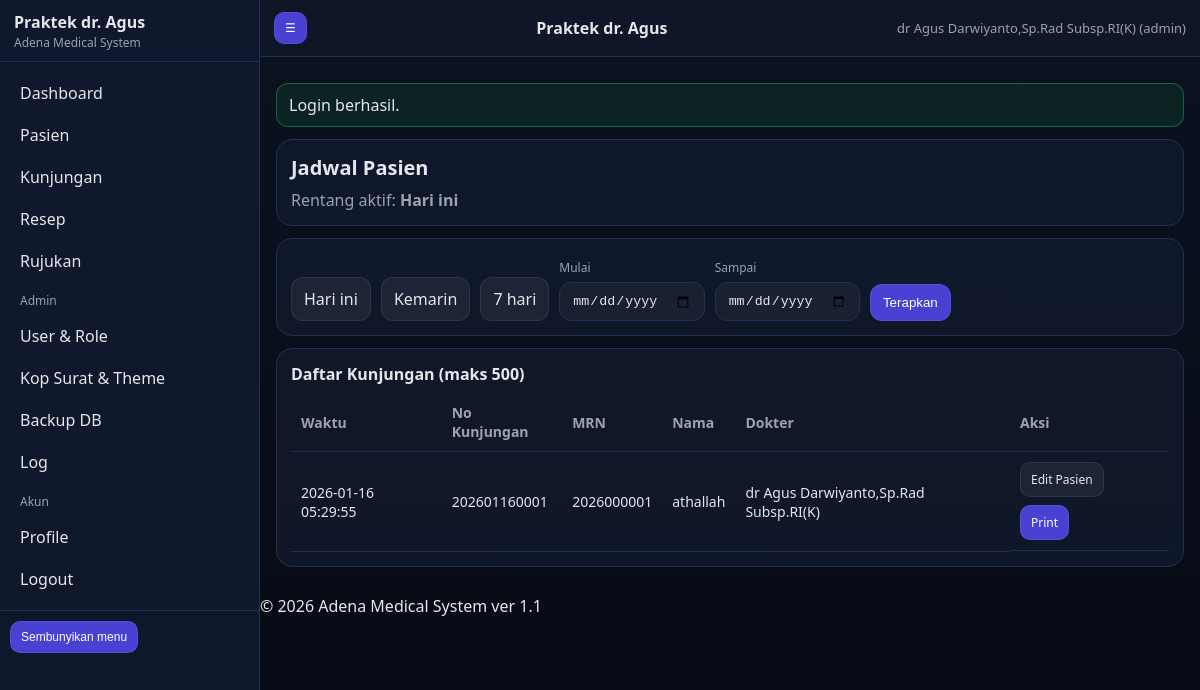
The page /schedule.php (signed in) on the database its author committed.
### tables this page shows
CREATE TABLE `visits` (
  `id` bigint(20) NOT NULL,
  `patient_id` bigint(20) NOT NULL,
  `visit_no` varchar(30) NOT NULL,
  `visit_date` datetime NOT NULL,
  `anamnesis` mediumtext DEFAULT NULL,
  `physical_exam` mediumtext DEFAULT NULL,
  `usg_report` mediumtext DEFAULT NULL,
  `therapy` mediumtext DEFAULT NULL,
  `doctor_id` int(11) DEFAULT NULL,
  `signature_path` varchar(255) DEFAULT NULL,
  `created_at` datetime NOT NULL,
  `updated_at` datetime DEFAULT NULL
);

CREATE TABLE `patients` (
  `id` bigint(20) NOT NULL,
  `mrn` varchar(30) NOT NULL,
  `full_name` varchar(150) NOT NULL,
  `dob` date DEFAULT NULL,
  `gender` enum('L','P') NOT NULL,
  `address` varchar(255) DEFAULT NULL,
  `created_at` datetime NOT NULL
);

CREATE TABLE `users` (
  `id` int(11) NOT NULL,
  `username` varchar(50) NOT NULL,
  `password_hash` varchar(255) NOT NULL,
  `role` enum('admin','dokter','perawat','sekretariat') NOT NULL DEFAULT 'dokter',
  `full_name` varchar(120) DEFAULT NULL,
  `sip` varchar(80) DEFAULT NULL,
  `phone` varchar(50) DEFAULT NULL,
  `email` varchar(120) DEFAULT NULL,
  `signature_path` varchar(255) DEFAULT NULL,
  `is_active` tinyint(1) NOT NULL DEFAULT 1,
  `created_at` datetime NOT NULL,
  `updated_at` datetime DEFAULT NULL
);

### app/helpers.php (called while the page is built, shortened)
<?php
function e(string $s): string { return htmlspecialchars($s, ENT_QUOTES, 'UTF-8'); }
function config(): array {
  static $cfg = null;
  if ($cfg === null) {
    $file = __DIR__ . '/config.php';
    if (!file_exists($file)) {
      $cfg = require __DIR__ . '/config.sample.php';
    } else {
      $cfg = require $file;
    }
  }
  return $cfg;
}
function base_path(): string {
  $bp = config()['base_path'] ?? '';
  return rtrim($bp, '/');
}
function url(string $path = ''): string {
  $bp = base_path();
  $path = '/' . ltrim($path, '/');
  return $bp . $path;
}
function ensure_dirs(): void {
  $cfg = config();
}

### app/config.php (called while the page is built)
<?php
return array (
  'installed' => true,
  'base_path' => '/AMS',
  'db' =>
  array (
    'host' => '127.0.0.1',
    'port' => 3306,
    'name' => 'ams11',
    'user' => 'root',
    'pass' => '',
    'charset' => 'utf8mb4',
  ),
  'security' =>
  array (
    'session_name' => 'AMSSESSID',
    'csrf_key' => '922e70ba681779f204f2c06607a7a469',
  ),
  'uploads' =>
  array (
    'logo_dir' => 'C:\\xampp\\htdocs\\AMS\\install/../storage/uploads/logo',
    'signature_dir' => 'C:\\xampp\\htdocs\\AMS\\install/../storage/uploads/signature',
  ),
  'paths' =>
  array (
    'logs' => 'C:\\xampp\\htdocs\\AMS\\install/../storage/logs',
    'backups' => 'C:\\xampp\\htdocs\\AMS\\install/../storage/backups',
  ),
  'gdrive' =>
  array (
    'enabled' => false,
    'service_account_json' => 'C:\\xampp\\htdocs\\AMS\\install/../storage/credentials/gdrive_service_account.json',
    'folder_id' => '',
  ),
);

### app/auth.php (called while the page is built, shortened)
<?php
require_once __DIR__ . '/helpers.php';
require_once __DIR__ . '/db.php';
function session_boot(): void {
  $cfg = config();
}
function auth_user(): ?array {
  return $_SESSION['user'] ?? null;
}

### app/db.php (called while the page is built, shortened)
<?php
require_once __DIR__ . '/helpers.php';
function db(): PDO {
  static $pdo = null;
  if ($pdo) return $pdo;
  $cfg = config()['db'];
  $dsn = sprintf('mysql:host=%s;port=%d;dbname=%s;charset=%s',
    $cfg['host'], (int)$cfg['port'], $cfg['name'], $cfg['charset'] ?? 'utf8mb4'
  );
  $opt = [
    PDO::ATTR_ERRMODE => PDO::ERRMODE_EXCEPTION,
    PDO::ATTR_DEFAULT_FETCH_MODE => PDO::FETCH_ASSOC,
    PDO::ATTR_EMULATE_PREPARES => false,
  ];
  try {
    $pdo = new PDO($dsn, $cfg['user'], $cfg['pass'], $opt);
  } catch (Throwable $e) {
    log_app('error', 'DB connection failed', ['err' => $e->getMessage()]);
    throw $e;
  }
  return $pdo;
}

### schedule.php (the view, shortened to what this page needs)
<?php
require_once __DIR__ . '/app/auth.php';
require_once __DIR__ . '/app/db.php';
$u = auth_user();
$role = $u['role'] ?? '';
$is_sekretariat = ($role === 'sekretariat');
$start = $_GET['start'] ?? '';
$end = $_GET['end'] ?? '';
function day_start(string $ymd): string { return $ymd . ' 00:00:00'; }
function day_end(string $ymd): string { return $ymd . ' 23:59:59'; }
$rangeLabel = 'Hari ini';
$dtStart = day_start(date('Y-m-d'));
$dtEnd = day_end(date('Y-m-d'));
$st = db()->prepare("
  SELECT v.visit_date, v.visit_no, p.mrn, p.full_name, u.full_name AS doctor_name,
         v.id AS visit_id, p.id AS patient_id
  FROM visits v
  JOIN patients p ON p.id=v.patient_id
  LEFT JOIN users u ON u.id=v.doctor_id
  WHERE v.visit_date BETWEEN ? AND ?
  ORDER BY v.visit_date DESC
  LIMIT 500
");
$st->execute([$dtStart, $dtEnd]);
$rows = $st->fetchAll();
require __DIR__ . '/app/views/partials/header.php';
?>
<div class="card">
  <div class="h1">Jadwal Pasien</div>
  <div class="muted">Rentang aktif: <b><?= e($rangeLabel) ?></b></div>
</div>
<div class="card">
  <div style="display:flex;gap:10px;flex-wrap:wrap;align-items:end">
    <a class="btn secondary" href="<?= e(url('/schedule.php?mode=today')) ?>">Hari ini</a>
    <a class="btn secondary" href="<?= e(url('/schedule.php?mode=yesterday')) ?>">Kemarin</a>
    <a class="btn secondary" href="<?= e(url('/schedule.php?mode=last7')) ?>">7 hari</a>
    <form method="get" style="display:flex;gap:10px;flex-wrap:wrap;align-items:end">
      <div>
        <div class="label">Mulai</div>
        <input class="input" type="date" name="start" value="<?= e($start) ?>" required>
      </div>
      <div>
        <div class="label">Sampai</div>
        <input class="input" type="date" name="end" value="<?= e($end) ?>" required>
      </div>
      <button class="btn" type="submit">Terapkan</button>
    </form>
  </div>
</div>
<div class="card">
  <div class="h1" style="font-size:16px">Daftar Kunjungan (maks 500)</div>
  <table class="table">
    <thead>
      <tr><th>Waktu</th><th>No Kunjungan</th><th>MRN</th><th>Nama</th><th>Dokter</th><th>Aksi</th></tr>
    </thead>
    <tbody>
      <?php foreach ($rows as $r): ?>
        <tr>
          <td><?= e($r['visit_date']) ?></td>
          <td><?= e($r['visit_no']) ?></td>
          <td><?= e($r['mrn']) ?></td>
          <td><?= e($r['full_name']) ?></td>
          <td><?= e($r['doctor_name'] ?? '-') ?></td>
          <td style="display:flex;gap:8px;flex-wrap:wrap">
            <a class="btn small secondary" href="<?= e(url('/patient_edit.php?id='.(int)$r['patient_id'])) ?>">Edit Pasien</a>
            <?php if (!$is_sekretariat): ?>
              <a class="btn small" href="<?= e(url('/print_visit.php?id='.(int)$r['visit_id'])) ?>" target="_blank">Print</a>
            <?php else: ?>
              <span class="muted">Sekretariat: view-only</span>
            <?php endif; ?>
          </td>
        </tr>
      <?php endforeach; ?>
    </tbody>
  </table>
</div>
<?php require __DIR__ . '/app/views/partials/footer.php'; ?>

### public/assets/css/theme.css (style rules this page uses)
:root { --bg:#0b1220; --panel:#111a2e; --panel2:#0f172a; --text:#e5e7eb; --muted:#9ca3af; --line:#223053; --accent:#4f46e5; --danger:#ef4444; --ok:#22c55e; }
* { box-sizing:border-box }
body { margin:0;font-family:system-ui,-apple-system,Segoe UI,Roboto,Arial,sans-serif;background:linear-gradient(180deg,var(--bg),#060a14);color:var(--text) }
a { color:inherit;text-decoration:none }
.card { background:rgba(17,26,46,.8);border:1px solid var(--line);border-radius:16px;padding:14px;margin:12px 0 }
.h1 { font-size:20px;font-weight:800;margin:0 0 8px }
.muted { color:var(--muted) }
.input, select, textarea { width:100%;padding:10px 12px;border-radius:12px;border:1px solid var(--line); background:rgba(255,255,255,.04);color:var(--text);outline:none }
.label { font-size:12px;color:var(--muted);margin:6px 0 6px }
.btn { display:inline-flex;align-items:center;justify-content:center;gap:8px; padding:10px 12px;border-radius:12px;border:1px solid rgba(255,255,255,.08); background:rgba(79,70,229,.9);color:#fff;cursor:pointer }
.btn.secondary { background:rgba(255,255,255,.06);color:var(--text) }
.btn.small { padding:8px 10px;border-radius:10px;font-size:12px }
.table { width:100%;border-collapse:collapse }
.table th,.table td { border-bottom:1px solid var(--line);padding:10px;text-align:left;font-size:14px }
.table th { color:var(--muted);font-weight:600 }

### rows shown on the page
visits: visit_date "2026-01-16 05:29:55", visit_no "202601160001", patient.mrn "2026000001", patient.full_name "athallah", users.full_name "dr Agus Darwiyanto,Sp.Rad Subsp.RI(K)"

### other values the page prints
$brand_title "Praktek dr. Agus"
$badge "Adena Medical System"
$u['full_name'] "dr Agus Darwiyanto,Sp.Rad Subsp.RI(K)"
$u['role'] "admin"
$msg "Login berhasil."
$rangeLabel "Hari ini"
$footer_text "© 2026 Adena Medical System ver 1.1"
